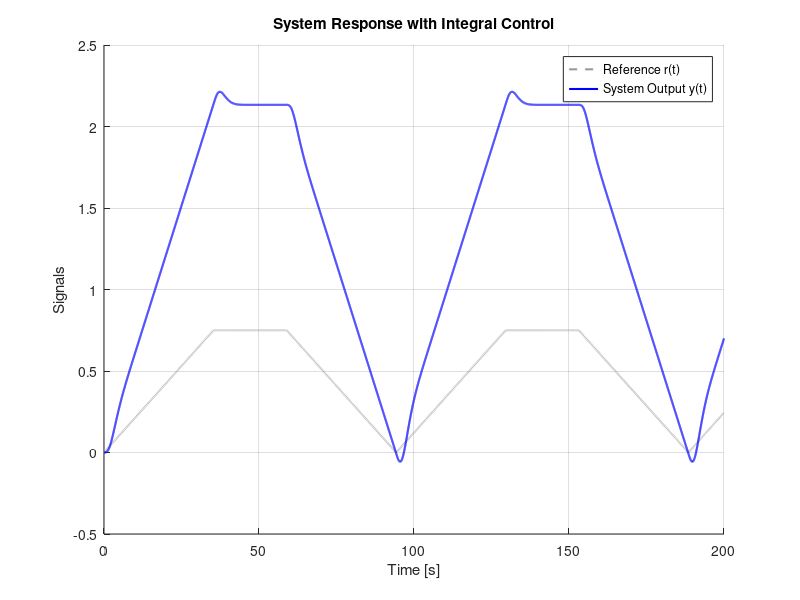

Here is the MATLAB script that generated this plot:
close all; clear; clc

% Simulation options
X0 = zeros(5,1); 
tfinal = 200;
T = linspace(0, tfinal, 10000)';

% Reference signal (triangular wave)
triangle = @(t) abs(mod((t+pi)/pi, 2)-1);
R = min(triangle(T/15), 0.75); % Reference signal

% System matrices
A = [-0.14 0.33 -0.33;
     0.1 -0.28 0;
     0 1.7 -0.77];
B = [0; 0; -0.025];
Bv = [1; 0; 0];
C = [2 0 0];

nx = size(A,1);
nr = size(C,1);

% Augmented system matrices
A1 = [[A, zeros(nx,nr), zeros(nx,nr)];
      [-C, zeros(nr,nr), eye(nr)];
      [zeros(nr,nx), eye(nr), zeros(nr,nr)]];
B1 = [B; zeros(nr,1); zeros(nr,1)];
Br1 = [zeros(nx,nr); eye(nr); zeros(nr,nr)];
Bv1 = [Bv; zeros(nr,1); zeros(nr,1)];
C1 = [C, zeros(nr,nr), zeros(nr,nr)];

% Desired eigenvalues
desired_poles = [-1, -1+0.25j, -1-0.25j, -1+0.5j, -1-0.5j];

% Compute state feedback gains
K1 = place(A1, B1, desired_poles);
K = K1(:, 1:nx);
Ki = K1(:, nx:nx+nr);
Ki2 = K1(:, nx+nr:end);

% Create closed-loop system
sys1 = ss(A1 - B1*K1, Br1, C1, []);

% Simulate system response
Y1 = lsim(sys1, R, T, X0);

% Plot results
figure; hold on;
plot(T, R, '--', 'Color', [0.6 0.6 0.6], 'LineWidth', 1.5, 'DisplayName', 'Reference r(t)');
plot(T, Y1, 'b', 'LineWidth', 1.5, 'DisplayName', 'System Output y(t)');
xlabel('Time [s]');
ylabel('Signals');
title('System Response with Integral Control');
legend;
grid on;
